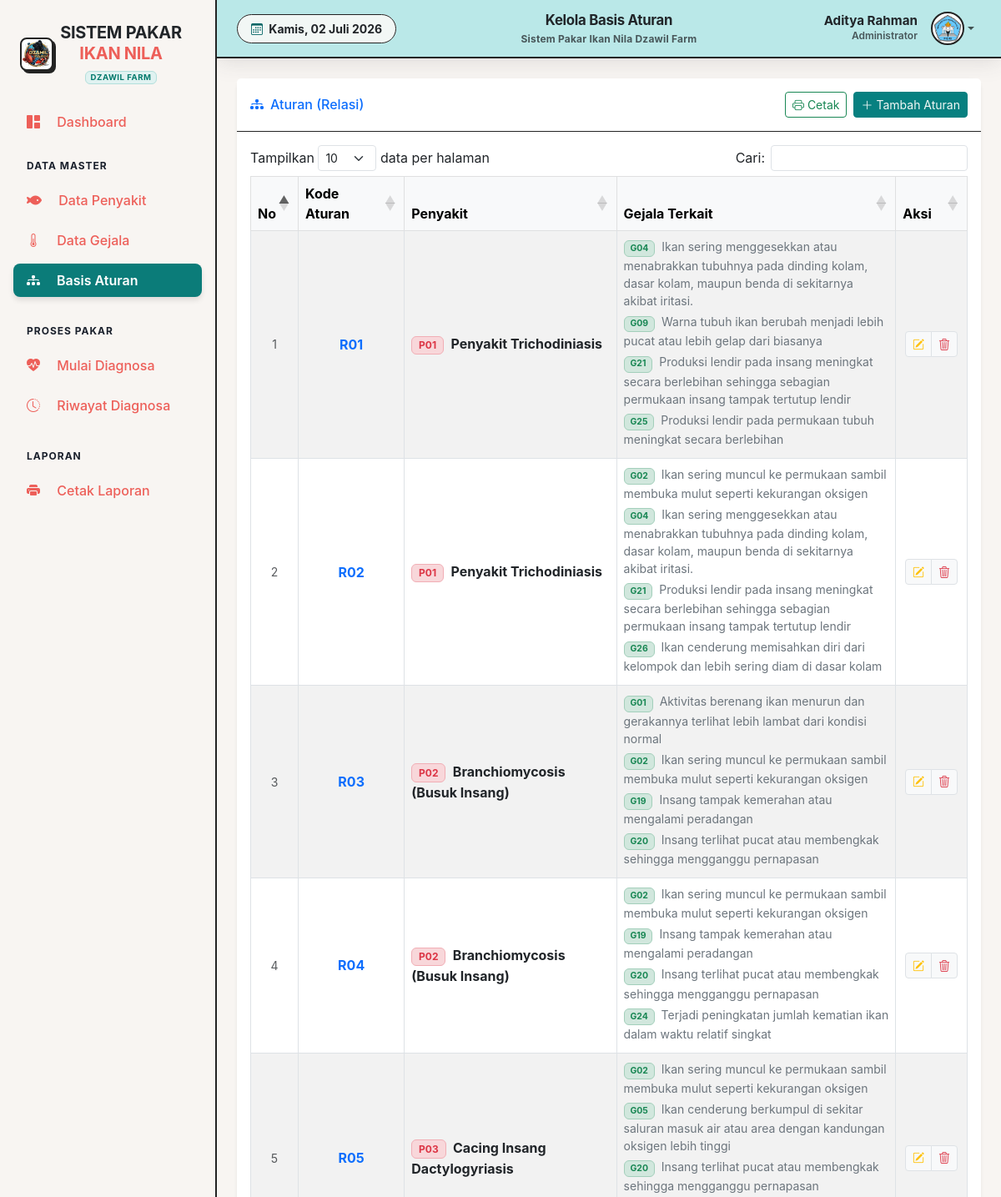
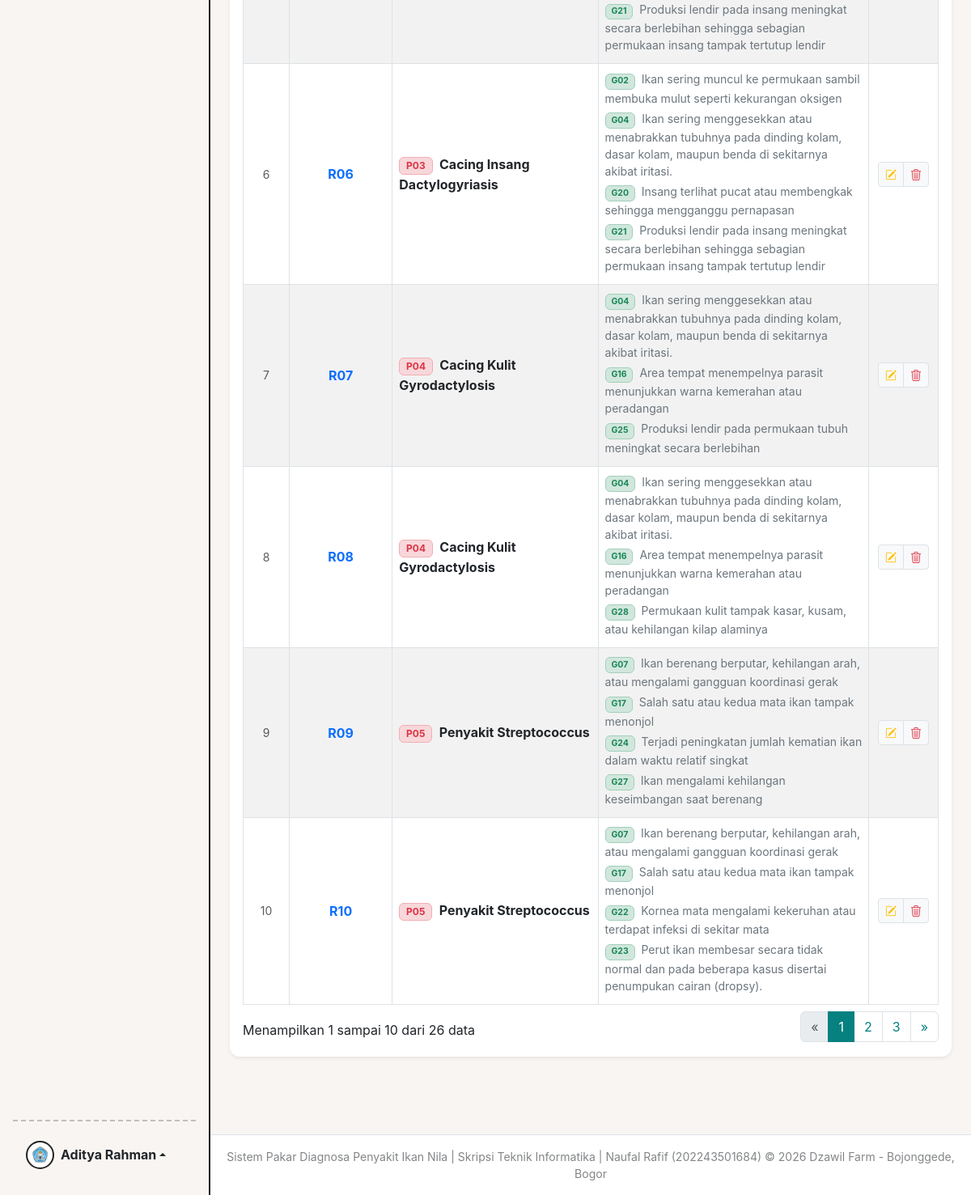
The page /pages/admin/relasi.php (signed in) on the database its author committed (2 pictures, top to bottom).
### tables this page shows
CREATE TABLE `tbl_penyakit` (
  `kode_penyakit` varchar(10) NOT NULL,
  `nama_penyakit` varchar(100) NOT NULL,
  `deskripsi` text DEFAULT NULL,
  `solusi` text DEFAULT NULL,
  `pencegahan` text DEFAULT NULL
);

### config/database.php (called while the page is built, shortened)
<?php
$base_url = 'http://localhost/sistem_pakar_ikan_nila/';
?>

### pages/admin/relasi.php (the view, shortened to what this page needs)
<?php
require_once '../../config/database.php';
require_once '../../includes/header.php';
try {
    $relasi = $pdo->query("SELECT a.kode_aturan, p.kode_penyakit, p.nama_penyakit,
                          GROUP_CONCAT(g.kode_gejala ORDER BY CAST(SUBSTRING(g.kode_gejala, 2) AS UNSIGNED) ASC) as gejala_codes,
                          GROUP_CONCAT(g.nama_gejala ORDER BY CAST(SUBSTRING(g.kode_gejala, 2) AS UNSIGNED) ASC SEPARATOR '||') as gejala_names
                   FROM tbl_aturan a
                   JOIN tbl_penyakit p ON a.kode_penyakit = p.kode_penyakit
                   JOIN tbl_gejala g ON a.kode_gejala = g.kode_gejala
                   GROUP BY a.kode_aturan, p.kode_penyakit, p.nama_penyakit
                   ORDER BY CAST(SUBSTRING(a.kode_aturan, 2) AS UNSIGNED) ASC")->fetchAll(PDO::FETCH_ASSOC);
} catch (PDOException $e) { die("Error: " . $e->getMessage()); }
?>
<div class="card shadow-sm border-0 mb-4">
    <div class="card-header bg-white py-3 d-flex justify-content-between align-items-center">
        <h6 class="m-0 font-weight-bold text-primary"><i class="bi bi-diagram-3-fill me-2"></i>Aturan (Relasi)</h6>
        <div class="d-flex gap-2">
            <a href="../../process/print_relasi.php?format=pdf&group_by=penyakit" target="_blank" class="btn btn-outline-success btn-sm"><i class="bi bi-printer"></i> Cetak</a>
            <button class="btn btn-primary btn-sm" data-bs-toggle="modal" data-bs-target="#tambahRelasiModal"><i class="bi bi-plus-lg"></i> Tambah Aturan</button>
        </div>
    </div>
    <div class="card-body p-3">
        <div class="table-responsive">
            <table class="table table-hover table-striped table-bordered align-middle" id="dataTable" width="100%">
                <thead class="table-light text-center">
                    <tr>
                        <th width="5%">No</th>
                        <th width="15%">Kode Aturan</th>
                        <th width="30%">Penyakit</th>
                        <th width="40%">Gejala Terkait</th>
                        <th width="10%">Aksi</th>
                    </tr>
                </thead>
                <tbody>
                    <?php foreach ($relasi as $key => $r):
                        $gejala_codes = explode(',', $r['gejala_codes']);
                        $gejala_names = explode('||', $r['gejala_names']);
                    ?>
                    <tr>
                        <td class="text-center text-muted small"><?= $key + 1 ?></td>
                        <td class="text-center fw-bold text-primary"><?= htmlspecialchars($r['kode_aturan']) ?></td>
                        <td><span class="badge bg-danger-subtle text-danger border border-danger-subtle me-1"><?= $r['kode_penyakit'] ?></span> <strong><?= htmlspecialchars($r['nama_penyakit']) ?></strong></td>
                        <td>
                            <ul class="list-unstyled mb-0 pl-0 small">
                                <?php foreach ($gejala_codes as $idx => $gc): ?>
                                <li class="mb-1 text-secondary">
                                    <span class="badge bg-success-subtle text-success border border-success-subtle me-1"><?= $gc ?></span> <?= htmlspecialchars($gejala_names[$idx] ?? '') ?>
                                </li>
                                <?php endforeach; ?>
                            </ul>
                        </td>
                        <td class="text-center">
                            <div class="btn-group">
                                <button type="button" class="btn btn-sm btn-light border text-warning edit-relasi" data-kode-aturan="<?= $r['kode_aturan'] ?>" data-kode-penyakit="<?= $r['kode_penyakit'] ?>" data-nama-penyakit="<?= $r['nama_penyakit'] ?>" data-gejala-list="<?= $r['gejala_codes'] ?>"><i class="bi bi-pencil-square"></i></button>
                                <button type="button" class="btn btn-sm btn-light border text-danger delete-relasi" data-kode-penyakit="<?= $r['kode_penyakit'] ?>" data-nama-penyakit="<?= $r['nama_penyakit'] ?>"><i class="bi bi-trash3"></i></button>
                            </div>
                        </td>
                    </tr>
                    <?php endforeach; ?>
                </tbody>
            </table>
        </div>
    </div>
</div>
<?php require_once '../../includes/footer.php'; ?>
<link href="https://cdn.jsdelivr.net/npm/select2@4.1.0-rc.0/dist/css/select2.min.css" rel="stylesheet" />
<link rel="stylesheet" href="https://cdn.jsdelivr.net/npm/select2-bootstrap-5-theme@1.3.0/dist/select2-bootstrap-5-theme.min.css" />

### includes/header.php (shortened to what this page needs)
<?php
require_once '../../config/database.php';
$id_admin = $_SESSION['id_admin'];
$stmt = $pdo->prepare("SELECT * FROM tbl_admin WHERE id_admin = ?");
$stmt->execute([$id_admin]);
$admin = $stmt->fetch(PDO::FETCH_ASSOC);
$current_page = basename($_SERVER['PHP_SELF']);
$title_page = "Panel Kontrol Administrator";
switch ($current_page) {
    case 'relasi.php':
        $title_page = "Kelola Basis Aturan";
        break;
}
?>
<!DOCTYPE html>
<html lang="id">
<head>
    <link href="https://cdn.jsdelivr.net/npm/bootstrap-icons/font/bootstrap-icons.css" rel="stylesheet">
    <link rel="stylesheet" href="https://cdnjs.cloudflare.com/ajax/libs/font-awesome/6.5.1/css/all.min.css">
    <link href="https://cdn.jsdelivr.net/npm/bootstrap@5.3.0/dist/css/bootstrap.min.css" rel="stylesheet">
    <link rel="stylesheet" href="https://cdn.jsdelivr.net/npm/bootstrap-icons@1.10.5/font/bootstrap-icons.css">
    <link rel="stylesheet" href="<?= $base_url ?>assets/css/style.css">
    <link href="https://cdn.datatables.net/1.13.6/css/dataTables.bootstrap5.min.css" rel="stylesheet">
</head>
<body>
    <div class="wrapper d-flex">
        <?php include 'sidebar.php'; ?>
        <div class="main flex-grow-1 d-flex flex-column pt-5 pt-md-0 mt-4 mt-md-0">
            <nav class="navbar navbar-expand navbar-light topbar mb-4 static-top px-4"
                style="background-color: var(--coba); border-bottom: 2px solid var(--dark); height: 70px;">
                <div class="d-none d-sm-inline-block form-inline mr-auto ml-md-3 my-2 my-md-0 mw-100">
                    <span class="text-dark small fw-bold px-3 py-2 rounded-pill" style="background-color: var(--light); border: 1px solid var(--dark);">
                        <i class="bi bi-calendar3 me-1" style="color: var(--primary-dark);"></i>
                        <?php
                        $hari = ['Sunday' => 'Minggu', 'Monday' => 'Senin', 'Tuesday' => 'Selasa', 'Wednesday' => 'Rabu', 'Thursday' => 'Kamis', 'Friday' => 'Jumat', 'Saturday' => 'Sabtu'];
                        $bulan = [1 => 'Januari', 'Februari', 'Maret', 'April', 'Mei', 'Juni', 'Juli', 'Agustus', 'September', 'Oktober', 'November', 'Desember'];
                        echo $hari[date('l')] . ', ' . date('d') . ' ' . $bulan[(int)date('m')] . ' ' . date('Y');
                        ?>
                    </span>
                </div>
                <div class="position-absolute start-50 translate-middle-x text-center d-none d-md-block">
                    <span class="fw-bolder text-dark" style="font-size: 1.05rem; letter-spacing: -0.3px;">
                        <?= $title_page ?>
                    </span>
                    <div class="small fw-bold text-muted" style="font-size: 0.75rem; letter-spacing: 0.2px;">
                        Sistem Pakar Ikan Nila Dzawil Farm
                    </div>
                </div>
                <ul class="navbar-nav ms-auto align-items-center">
                    <li class="nav-item dropdown no-arrow position-relative">
                        <a class="nav-link dropdown-toggle d-flex align-items-center rounded-3 p-2" href="#" id="userDropdown" role="button" data-bs-toggle="dropdown" data-bs-display="static" aria-expanded="false" style="transition: all 0.2s;">
                            <div class="text-end me-3 d-none d-lg-block">
                                <span class="d-block text-dark fw-bold" style="font-size: 0.95rem; line-height: 1.2;"><?= htmlspecialchars($admin['nama_admin']) ?></span>
                                <span class="d-block text-muted fw-semibold" style="font-size: 0.75rem;">Administrator</span>
                            </div>
                            <div class="img-profile rounded-circle d-flex align-items-center justify-content-center overflow-hidden"
                                style="border: 2px solid var(--dark); width: 40px; height: 40px; background-color: white;">
                                <img src="<?= $base_url ?>assets/img/logo4.png" alt="Logo" style="width: 100%; height: 100%; object-fit: cover;">
                            </div>
                        </a>
                    </li>
                </ul>
            </nav>
            <div class="container-fluid px-4 flex-grow-1 pb-5">

### assets/css/style.css (style rules this page uses)
:root { --bg-main: #f8f5f2; --headline: #232323; --paragraph: #222525; --primary: #078080; --primary-dark: #066666; --secondary: #f45d48; --tertiary: #d9376e; --highlight: #ff8e3c; --main-illustration: #fffffe; --stroke: #232323; --success: #078080; --info: #ff8e3c; --warning: #ff8e3c; --danger: #f45d48; --light: #f2f7f5; --dark: #232323; --coba: #bae8e8; }
body { font-family: 'Nunito', -apple-system, BlinkMacSystemFont, 'Segoe UI', Roboto, 'Helvetica Neue', Arial, sans-serif; background-color: var(--bg-main); color: var(--paragraph); }
.wrapper { display: flex; width: 100%; min-height: 100vh; }
a { color: var(--primary); }
.main { width: 100%; overflow-x: hidden; background-color: var(--bg-main); }
.topbar { height: 4.375rem; box-shadow: 0 0.15rem 1.75rem 0 rgba(58, 59, 69, 0.15); }
.img-profile { height: 2rem; width: 2rem; }
.card { border: none; border-radius: 12px; box-shadow: 0 0.15rem 1.75rem 0 rgba(58, 59, 69, 0.1); transition: all 0.3s ease; }
.card-header { background-color: var(--main-illustration); border-bottom: 1px solid var(--stroke); }
.table-responsive { overflow-x: auto; }
.btn-primary { background-color: var(--primary); border-color: var(--primary); color: var(--light); }

### rows shown on the page
tbl_penyakit: kode_aturan "R01", kode_penyakit "P01", nama_penyakit "Penyakit Trichodiniasis", gc "G04", idx "Ikan sering menggesekkan atau menabrakkan tubuhnya pada dinding kolam, dasar kolam, maupun benda di sekitarnya akibat iritasi.", gc "G09", idx "Warna tubuh ikan berubah menjadi lebih pucat atau lebih gelap dari biasanya", gc "G21", idx "Produksi lendir pada insang meningkat secara berlebihan sehingga sebagian permukaan insang tampak tertutup lendir", gc "G25", idx "Produksi lendir pada permukaan tubuh meningkat secara berlebihan", kode_aturan "R02", gc "G02", idx "Ikan sering muncul ke permukaan sambil membuka mulut seperti kekurangan oksigen", gc "G26", idx "Ikan cenderung memisahkan diri dari kelompok dan lebih sering diam di dasar kolam"
tbl_penyakit: kode_aturan "R03", kode_penyakit "P02", nama_penyakit "Branchiomycosis (Busuk Insang)", gc "G01", idx "Aktivitas berenang ikan menurun dan gerakannya terlihat lebih lambat dari kondisi normal", gc "G02", idx "Ikan sering muncul ke permukaan sambil membuka mulut seperti kekurangan oksigen", gc "G19", idx "Insang tampak kemerahan atau mengalami peradangan", gc "G20", idx "Insang terlihat pucat atau membengkak sehingga mengganggu pernapasan", kode_aturan "R04", gc "G24", idx "Terjadi peningkatan jumlah kematian ikan dalam waktu relatif singkat"
tbl_penyakit: kode_aturan "R05", kode_penyakit "P03", nama_penyakit "Cacing Insang Dactylogyriasis", gc "G02", idx "Ikan sering muncul ke permukaan sambil membuka mulut seperti kekurangan oksigen", gc "G05", idx "Ikan cenderung berkumpul di sekitar saluran masuk air atau area dengan kandungan oksigen lebih tinggi", gc "G20", idx "Insang terlihat pucat atau membengkak sehingga mengganggu pernapasan", gc "G21", idx "Produksi lendir pada insang meningkat secara berlebihan sehingga sebagian permukaan insang tampak tertutup lendir", kode_aturan "R06", gc "G04", idx "Ikan sering menggesekkan atau menabrakkan tubuhnya pada dinding kolam, dasar kolam, maupun benda di sekitarnya akibat iritasi."
tbl_penyakit: kode_aturan "R07", kode_penyakit "P04", nama_penyakit "Cacing Kulit Gyrodactylosis", gc "G04", idx "Ikan sering menggesekkan atau menabrakkan tubuhnya pada dinding kolam, dasar kolam, maupun benda di sekitarnya akibat iritasi.", gc "G16", idx "Area tempat menempelnya parasit menunjukkan warna kemerahan atau peradangan", gc "G25", idx "Produksi lendir pada permukaan tubuh meningkat secara berlebihan", kode_aturan "R08", gc "G28", idx "Permukaan kulit tampak kasar, kusam, atau kehilangan kilap alaminya"
tbl_penyakit: kode_aturan "R09", kode_penyakit "P05", nama_penyakit "Penyakit Streptococcus", gc "G07", idx "Ikan berenang berputar, kehilangan arah, atau mengalami gangguan koordinasi gerak", gc "G17", idx "Salah satu atau kedua mata ikan tampak menonjol", gc "G24", idx "Terjadi peningkatan jumlah kematian ikan dalam waktu relatif singkat", gc "G27", idx "Ikan mengalami kehilangan keseimbangan saat berenang", kode_aturan "R10", gc "G22", idx "Kornea mata mengalami kekeruhan atau terdapat infeksi di sekitar mata", gc "G23", idx "Perut ikan membesar secara tidak normal dan pada beberapa kasus disertai penumpukan cairan (dropsy)."

### other values the page prints
$_SESSION['nama_admin'] "Aditya Rahman"
$title_page "Kelola Basis Aturan"
$admin['nama_admin'] "Aditya Rahman"
